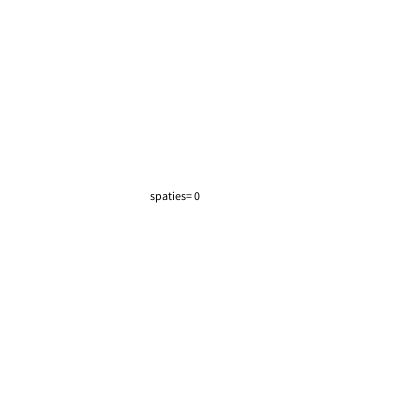
Frame 1 (no input)
Frame 60 (the mouse pressed at the canvas centre just before this capture): identical to frame 1, image omitted
Frame 120 (the mouse held since frame 60 and released just before this capture): identical to frame 1, image omitted

The Processing sketch that drew this single still picture (run headless with seeded random() and noise(); from frame 60 on, the mouse is pressed at the canvas centre):

// Processing sketch: H12_opd_12_2
// ── H12_opd_12_2.pde
int seconden;
int aantalspaties=0;
boolean racing= true;




void setup(){
  size(400,400);


}


void draw(){
  background(255,255,255);
  
  seconden= millis()/1000;
  if (seconden >=10){
    racing= false;;
 
    
  }
    fill(0,0,0);
    text("spaties= "+aantalspaties,150,200);
}






void keyReleased(){
 
  if(keyCode==32&& racing){
  aantalspaties++;
  }


}
